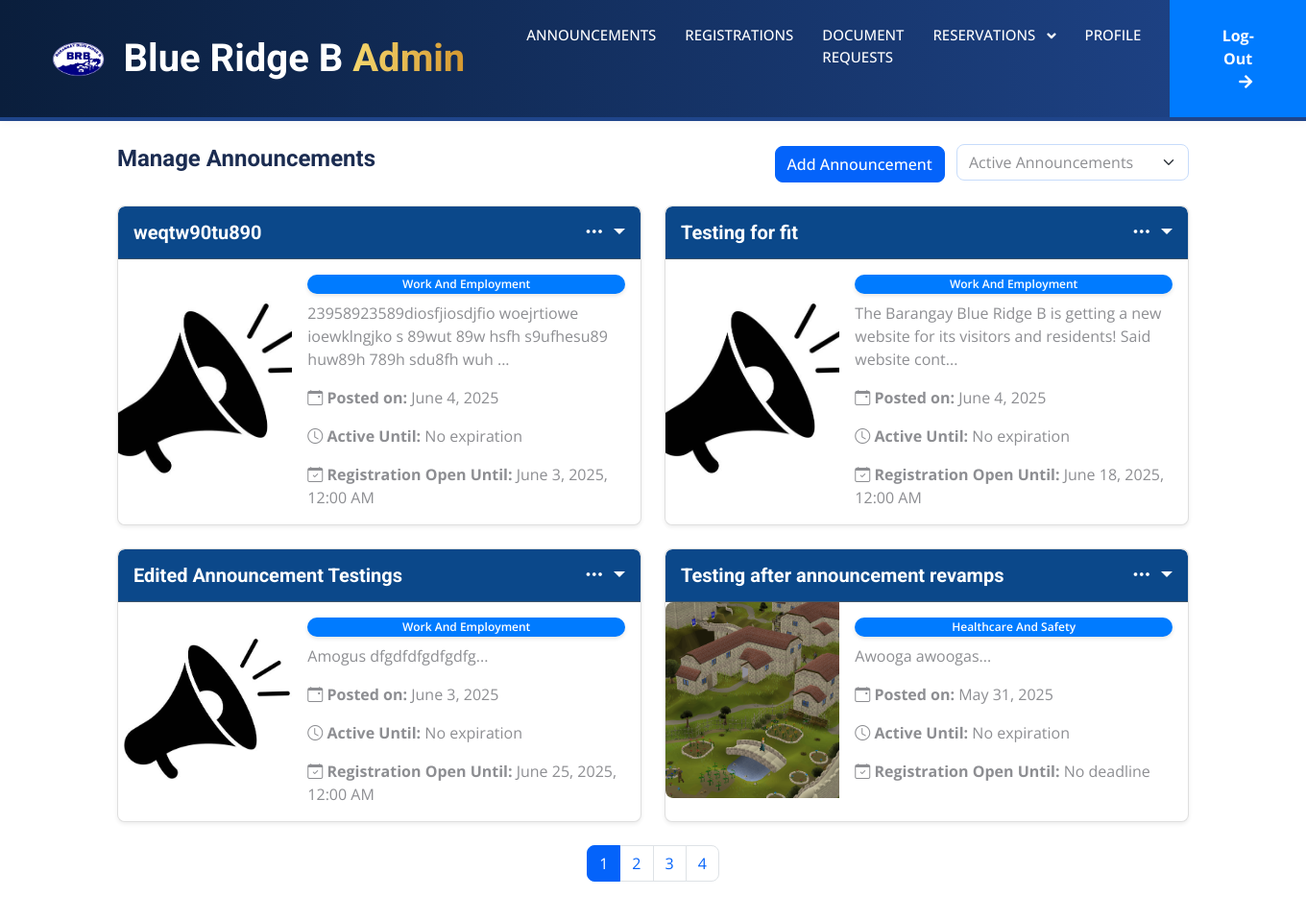
The app's page /admin_dashboard.php (signed in) with its own data.
### tables this page shows
CREATE TABLE `announcements` (
  `id` int(11) NOT NULL,
  `title` varchar(255) NOT NULL,
  `content` text NOT NULL,
  `type` enum('view-only','event') NOT NULL,
  `max_participants` int(11) DEFAULT NULL,
  `created_at` timestamp NOT NULL DEFAULT current_timestamp(),
  `registered_participants` int(11) DEFAULT 0,
  `image_path` varchar(255) DEFAULT NULL,
  `genre` varchar(255) NOT NULL,
  `active_until` datetime DEFAULT NULL,
  `is_active` tinyint(1) DEFAULT 1,
  `registration_open_until` date DEFAULT NULL
);

### admin_dashboard.php (the view, shortened to what this page needs)
<?php
include 'db.php';
$sql = "UPDATE announcements
        SET is_active = 0
        WHERE active_until < NOW() AND is_active = 1";
$conn->query($sql);
$limit = 4;
$page = isset($_GET['page']) ? (int)$_GET['page'] : 1;
$offset = ($page - 1) * $limit;
$filter = isset($_GET['filter']) ? $_GET['filter'] : 'active';
$condition = $filter === 'active' ? 'is_active = 1' : 'is_active = 0';
$sql = "SELECT id, title, content, genre, image_path, created_at, active_until, registration_open_until, is_active
        FROM announcements
        WHERE $condition
        ORDER BY created_at DESC
        LIMIT $limit OFFSET $offset";
$result = $conn->query($sql);
$countSql = "SELECT COUNT(*) AS total FROM announcements WHERE $condition";
$countResult = $conn->query($countSql);
$totalAnnouncements = $countResult->fetch_assoc()['total'];
$totalPages = ceil($totalAnnouncements / $limit);
?>
<!DOCTYPE html>
<html lang="en">
    <?php include 'includes/admin_head.php'; ?>
    <link href= "admin_dashboard.css" rel="stylesheet">
<body>
    <?php include 'includes/admin_navbar.php'; ?>
    <main class="container mt-4">
        <div class="d-flex justify-content-between align-items-center mb-4">
            <h2 class="h4">Manage Announcements</h2>
            <div>
                <button class="btn btn-primary me-2" onclick="location.href='add_announcement.php'">Add Announcement</button>
                <select id="announcementFilter" class="form-select w-auto d-inline-block" onchange="filterAnnouncements(this.value)">
                    <option value="active" <?php echo $filter === 'active' ? 'selected' : ''; ?>>Active Announcements</option>
                </select>
            </div>
        </div>
        <div class="row row-cols-1 row-cols-md-2 g-4">
            <?php while ($row = $result->fetch_assoc()): ?>
                <div class="col">
                    <div class="card h-100 shadow-sm announcement-card" data-id="<?php echo $row['id']; ?>" style="cursor: pointer;">
                        <div class="card-header d-flex justify-content-between align-items-center bg-light" style="cursor: default;">
                            <h5 class="card-title mb-0"><?php echo htmlspecialchars($row['title']); ?></h5>
                            <div class="dropdown">
                                <button class="btn dropdown-toggle" type="button" id="actionMenu<?php echo $row['id']; ?>" data-bs-toggle="dropdown" aria-expanded="false">
                                    <i class="bi bi-three-dots"></i>
                                </button>
                            </div>
                        </div>
                        <div class="row g-0">
                            <div class="col-md-4">
                                <img src="<?php echo htmlspecialchars($row['image_path'] ?? 'uploads/default.jpg'); ?>"
                                     alt="Announcement Image"
                                     class="img-fluid rounded-start"
                                     style="height: 100%; object-fit: cover;">
                            </div>
                            <div class="col-md-8">
                                <div class="card-body">
                                    <span class="badge genre-badge mb-2" data-genre="<?php echo htmlspecialchars($row['genre']); ?>">
                                        <?php echo htmlspecialchars($row['genre']); ?>
                                    </span>
                                    <p class="card-text"><?php echo htmlspecialchars(substr($row['content'], 0, 100)) . '...'; ?></p>
                                    <p class="card-text"><i class="bi bi-calendar-event"></i> <strong>Posted on:</strong> <?php echo date('F j, Y', strtotime($row['created_at'])); ?></p>
                                    <p class="card-text"><i class="bi bi-clock"></i> <strong>Active Until:</strong> <?php echo $row['active_until'] ? date('F j, Y', strtotime($row['active_until'])) : 'No expiration'; ?></p>
                                    <p class="card-text"><i class="bi bi-calendar-check"></i> <strong>Registration Open Until:</strong>
                                        <?php echo isset($row['registration_open_until']) && $row['registration_open_until']
                                            ? date('F j, Y, g:i A', strtotime($row['registration_open_until']))
                                            : 'No deadline'; ?>
                                    </p>
                                </div>
                            </div>
                        </div>
                    </div>
                </div>
            <?php endwhile; ?>
        </div>
        <nav>
            <ul class="pagination justify-content-center mt-4">
                <?php for ($i = 1; $i <= $totalPages; $i++): ?>
                    <li class="page-item <?php echo $i === $page ? 'active' : ''; ?>">
                        <a class="page-link" href="?filter=<?php echo $filter; ?>&page=<?php echo $i; ?>"><?php echo $i; ?></a>
                    </li>
                <?php endfor; ?>
            </ul>
        </nav>
    </main>
</body>
</html>

### index.css (style rules this page uses)
html, body { scroll-snap-type: y mandatory; scroll-behavior: smooth; }

### css/style.css (style rules this page uses)
:root { --primary: #0463FA; --light: #EFF5FF; --dark: #1B2C51; }
.btn { font-weight: 500; transition: .5s; }
.btn.btn-primary, .btn.btn-secondary { color: #FFFFFF; }

### admin_dashboard.css (style rules this page uses)
html, body { scroll-snap-type: y mandatory; scroll-behavior: smooth; }
.card { border-radius: 0.5rem; overflow: hidden; transition: transform 0.3s ease, box-shadow 0.3s ease; height: 350px; display: flex; flex-direction: column; position: relative; }
.card img { height: 150px; object-fit: cover; width: 100%; }
.card-body { flex: 1; display: flex; flex-direction: column; justify-content: space-between; }
.card-header { padding: 0.75rem 1rem; background-color: #0b488a !important; border-bottom: 1px solid #3c5369; font-weight: 600; }
.card-header h5.card-title { color: #fff; font-weight: bold; margin: 0; }
.card-header .dropdown-toggle { background: none; border: none; color: #fff; font-size: 1.25rem; padding: 0; transition: color 0.3s ease; }
.genre-badge { display: inline-block; padding: 0.25rem 0.5rem; font-size: 0.75rem; font-weight: 600; color: #fff; background-color: #007bff; border-radius: 1rem; text-transform: capitalize; box-shadow: 0 2px 4px rgba(0, 0, 0, 0.1); }
.card-text { overflow: hidden; text-overflow: ellipsis; display: -webkit-box; -webkit-line-clamp: 3; -webkit-box-orient: vertical; }

### records on screen
announcements: title "weqtw90tu890", image_path (placeholder picture), genre "Work And Employment", content "23958923589diosfjiosdjfio woejrtiowe ioewklngjko s 89wut 89w hsfh s9ufhesu89 huw89h 789h sdu8fh wuh", created_at "June 4, 2025", shows "No expiration", registration_open_until "June 3, 2025, 12:00 AM"
announcements: title "Testing for fit", image_path (placeholder picture), genre "Work And Employment", content "The Barangay Blue Ridge B is getting a new website for its visitors and residents! Said website cont", created_at "June 4, 2025", shows "No expiration", registration_open_until "June 18, 2025, 12:00 AM"
announcements: title "Edited Announcement Testings", image_path (placeholder picture), genre "Work And Employment", content "Amogus dfgdfdfgdfgdfg", created_at "June 3, 2025", shows "No expiration", registration_open_until "June 25, 2025, 12:00 AM"
announcements: title "Testing after announcement revamps", image_path (picture), genre "Healthcare And Safety", content "Awooga awoogas", created_at "May 31, 2025", shows "No expiration", shows "No deadline"
